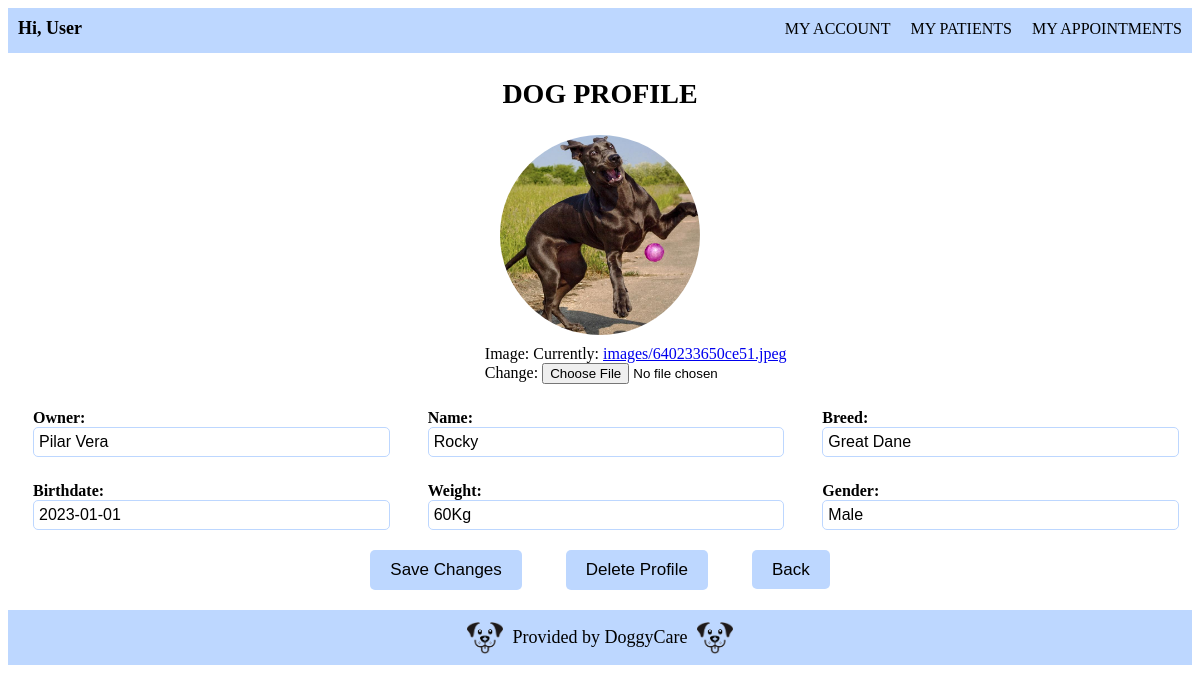
/dog_profile/12/, run on an earlier commit of the app's database.
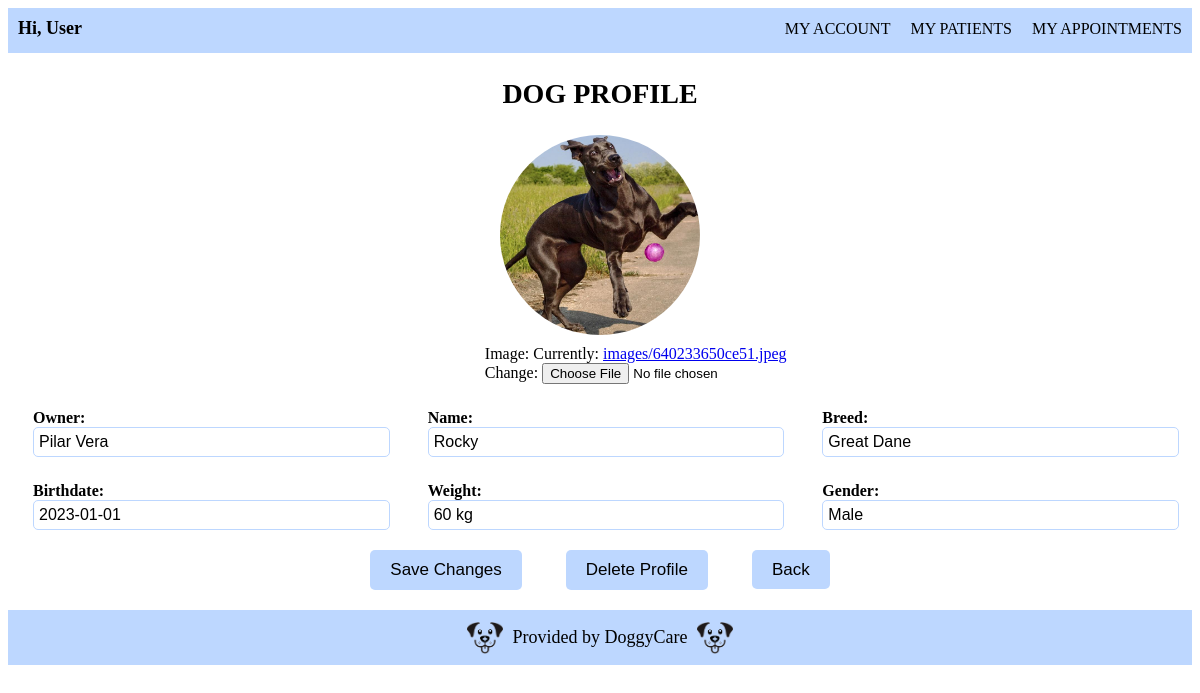
And on a later commit of the database.
### vet/models.py (models this page shows)
class Dog(models.Model):
    image= models.ImageField(upload_to='images/')
    id= models.AutoField(primary_key= True)
    owner= models.CharField(blank= False, max_length=100)
    name= models.CharField(blank= False, max_length=20)
    breed= models.CharField(blank= False, max_length=20)
    birthdate= models.DateField(blank= False)
    weight= models.CharField(blank= False, max_length=10)
    gender= models.CharField(blank= False, max_length=10)
    vaccination_card = models.ForeignKey(vaccination_card, on_delete=models.CASCADE,null=True,blank = True)

### vet/views.py (the view)
# urls.py: path('dog_profile/<int:dog_id>/', views.dog_profile, name='dog_profile'),
def dog_profile(request, dog_id):
    dog = get_object_or_404(Dog, pk=dog_id)
    if request.method == 'POST':
        form = DogRegisterForm(request.POST, request.FILES, instance=dog)
        if form.is_valid():
            form.save()
            return redirect('dog_profile', dog_id=dog.id)
    else:
        form = DogRegisterForm(instance=dog)
    return render(request, 'dog_profile.html', {'dog': dog, 'form': form})

### vet/forms.py
class DogRegisterForm(forms.ModelForm):
    class Meta:
        model= Dog
        fields= ['image', 'owner', 'name', 'breed', 'birthdate', 'weight', 'gender']

### vet/templates/dog_profile.html (shortened to what this page needs)
<!DOCTYPE html>
{% extends 'base.html' %}
{% load static %}
        {% block additional_styles %}
        <link rel="stylesheet" href="{% static 'css/dog_profile.css' %}">
        {% endblock additional_styles %}
            {% block content %}
            <h1>DOG PROFILE</h1>
            <img class= "dog-image" src="{{ dog.image.url }}" alt="{{ dog.name }} Image">
            <form method="post" enctype="multipart/form-data">
                <div class="image-container">
                    <div class="image-form">
                        {{ form.image.label_tag }}
                        {{ form.image }}
                    </div>
                </div>
                <div class="column-container">
                    <div class="column">
                        {{ form.owner.label_tag }}
                        {{ form.owner }}
                    </div>
                    <div class="column">
                        {{ form.name.label_tag }}
                        {{ form.name }}
                    </div>
                    <div class="column">
                        {{ form.breed.label_tag }}
                        {{ form.breed }}
                    </div>
                </div>
                <div class="column-container">
                    <div class="column">
                        {{ form.birthdate.label_tag }}
                        {{ form.birthdate }}
                    </div>
                    <div class="column">
                        {{ form.weight.label_tag }}
                        {{ form.weight }}
                    </div>
                    <div class="column">
                        {{ form.gender.label_tag }}
                        {{ form.gender }}
                    </div>
                </div>
                <div class="button-container">
                    <button type="submit">Save Changes</button>
                    <button type="button" id="delete-button">Delete Profile</button>
                    <a id="cancel-button" href="{% url 'patients' %}">Back</a>
                </div>
           </form>
            {% endblock content %}

### vet/templates/base.html (shortened to what this page needs)
<!DOCTYPE html>
{% load static %}
<html lang="en">
    <head>
        <link rel="stylesheet" href="{% static 'css/base.css' %}">
        {% block additional_styles %}
        {% endblock additional_styles %}
    </head>
    <body>
        <header>
            <nav>
                <div class="greeting">
                    Hi, User
                </div>
                <div class="tabs">
                    <ul>
                        <li><a href="">MY ACCOUNT</a></li>
                        <li><a href="{% url 'patients' %}">MY PATIENTS</a></li>
                        <li><a href="{% url 'appointment' %}">MY APPOINTMENTS</a></li>
                    </ul>
                </div>
            </nav>
        </header>
        <main>
            {% block content %}
            {% endblock content%}
        </main>
    </body>
    <footer>
        <div class="footer-content">
            <img class="footer-img" src= "{% static 'img/logo.png' %}">
            Provided by DoggyCare
            <img class="footer-img" src= "{% static 'img/logo.png' %}">
        </div>
    </footer>
</html>

### static/css/base.css (style rules this page uses)
ul { list-style: none; margin: 0; padding: 0; }
header { height: 25px; background-color: #bdd7ff; color: #000000; padding: 10px; }
nav { display: flex; justify-content: space-between; align-items: center; font-family: Georgia, serif; }
.greeting { font-size: 18px; font-weight: bold; margin-right: auto; }
.tabs ul { display: flex; }
.tabs li { margin-left: 20px; font-size: 16px; }
nav a { color: #000000; text-decoration: none; transition: color 0.3s; }
footer { background-color: #bdd7ff; color: #000000; text-align: center; padding: 10px; font-family: Georgia, serif; font-size: 18px; }
.footer-content { display: flex; justify-content: center; align-items: center; height: 35px; }
.footer-img { height: 32px; margin: 0 10px; }

### static/css/dog_profile.css (style rules this page uses)
h1 { font-size: 28px; font-family: Georgia, serif; text-align: center; margin: 25px; }
.dog-image { width: 200px; height: 200px; border-radius: 50%; object-fit: cover; display: block; margin: 0 auto; }
.image-form { margin-left: 80px; margin-top: 10px; }
.image-container { display: flex; align-items: center; justify-content: center; }
.column-container { display: flex; justify-content: center; width: 100%; }
.column { margin: 25px; margin-bottom: 0px; width: 30%; }
.column label { font-size: 16px; font-weight: bold; margin-bottom: 5px; }
.column input[type="text"], .column input[type="number"], .column input[type="file"] { font-size: 16px; padding: 5px; border: 1px solid #BDD7FF; border-radius: 5px; width: 100%; }
.button-container { text-align: center; }
button { padding: 10px 20px; font-size: 17px; text-decoration: none; background-color: #BDD7FF; color: #000000; border: none; border-radius: 5px; cursor: pointer; margin: 20px; }
#cancel-button { padding: 10px 20px; font-size: 17px; font-family: Arial, Helvetica, sans-serif; text-decoration: none; background-color: #BDD7FF; color: #000000; border: none; border-radius: 5px; cursor: pointer; margin: 20px; }

What changed in the data, as far as the page shows it:
changed Dog "Pilar Vera": weight "60Kg" → "60 kg"
